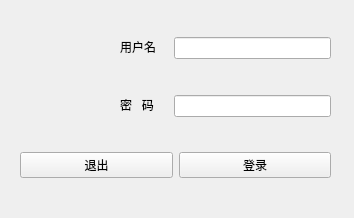
<?xml version="1.0" encoding="UTF-8"?>
<ui version="4.0">
 <class>LoginWin</class>
 <widget class="QWidget" name="LoginWin">
  <property name="windowModality">
   <enum>Qt::NonModal</enum>
  </property>
  <property name="enabled">
   <bool>true</bool>
  </property>
  <property name="geometry">
   <rect>
    <x>0</x>
    <y>0</y>
    <width>354</width>
    <height>218</height>
   </rect>
  </property>
  <property name="minimumSize">
   <size>
    <width>354</width>
    <height>218</height>
   </size>
  </property>
  <property name="maximumSize">
   <size>
    <width>354</width>
    <height>218</height>
   </size>
  </property>
  <property name="windowTitle">
   <string>工资管理</string>
  </property>
  <property name="windowIcon">
   <iconset>
    <normaloff>idol.jpg</normaloff>idol.jpg</iconset>
  </property>
  <widget class="QWidget" name="verticalLayoutWidget">
   <property name="geometry">
    <rect>
     <x>170</x>
     <y>20</y>
     <width>161</width>
     <height>111</height>
    </rect>
   </property>
   <layout class="QVBoxLayout" name="verticalLayout">
    <property name="spacing">
     <number>24</number>
    </property>
    <property name="leftMargin">
     <number>4</number>
    </property>
    <property name="topMargin">
     <number>5</number>
    </property>
    <property name="rightMargin">
     <number>0</number>
    </property>
    <property name="bottomMargin">
     <number>0</number>
    </property>
    <item>
     <widget class="QLineEdit" name="UserName">
      <property name="enabled">
       <bool>true</bool>
      </property>
     </widget>
    </item>
    <item>
     <widget class="QLineEdit" name="Passwd">
      <property name="echoMode">
       <enum>QLineEdit::Password</enum>
      </property>
     </widget>
    </item>
   </layout>
  </widget>
  <widget class="QWidget" name="verticalLayoutWidget_2">
   <property name="geometry">
    <rect>
     <x>120</x>
     <y>20</y>
     <width>51</width>
     <height>111</height>
    </rect>
   </property>
   <layout class="QVBoxLayout" name="verticalLayout_2">
    <property name="leftMargin">
     <number>0</number>
    </property>
    <item>
     <widget class="QLabel" name="label">
      <property name="layoutDirection">
       <enum>Qt::RightToLeft</enum>
      </property>
      <property name="text">
       <string>用户名</string>
      </property>
      <property name="margin">
       <number>0</number>
      </property>
     </widget>
    </item>
    <item>
     <widget class="QLabel" name="label_2">
      <property name="layoutDirection">
       <enum>Qt::RightToLeft</enum>
      </property>
      <property name="text">
       <string>密   码</string>
      </property>
      <property name="margin">
       <number>0</number>
      </property>
     </widget>
    </item>
   </layout>
  </widget>
  <widget class="QWidget" name="horizontalLayoutWidget">
   <property name="geometry">
    <rect>
     <x>20</x>
     <y>140</y>
     <width>311</width>
     <height>51</height>
    </rect>
   </property>
   <layout class="QHBoxLayout" name="horizontalLayout">
    <item>
     <widget class="QPushButton" name="CancelB">
      <property name="text">
       <string>退出</string>
      </property>
     </widget>
    </item>
    <item>
     <widget class="QPushButton" name="loginB">
      <property name="text">
       <string>登录</string>
      </property>
     </widget>
    </item>
   </layout>
  </widget>
  <widget class="QLabel" name="LogImage">
   <property name="geometry">
    <rect>
     <x>20</x>
     <y>30</y>
     <width>91</width>
     <height>91</height>
    </rect>
   </property>
   <property name="text">
    <string/>
   </property>
   <property name="pixmap">
    <pixmap resource="image.qrc">:/logo.jpg</pixmap>
   </property>
  </widget>
 </widget>
 <resources>
  <include location="image.qrc"/>
 </resources>
 <connections>
  <connection>
   <sender>loginB</sender>
   <signal>clicked()</signal>
   <receiver>LoginWin</receiver>
   <slot>login()</slot>
   <hints>
    <hint type="sourcelabel">
     <x>262</x>
     <y>170</y>
    </hint>
    <hint type="destinationlabel">
     <x>172</x>
     <y>-76</y>
    </hint>
   </hints>
  </connection>
  <connection>
   <sender>CancelB</sender>
   <signal>clicked()</signal>
   <receiver>LoginWin</receiver>
   <slot>close()</slot>
   <hints>
    <hint type="sourcelabel">
     <x>107</x>
     <y>161</y>
    </hint>
    <hint type="destinationlabel">
     <x>71</x>
     <y>-91</y>
    </hint>
   </hints>
  </connection>
 </connections>
 <slots>
  <slot>quit()</slot>
  <slot>login()</slot>
 </slots>
</ui>
